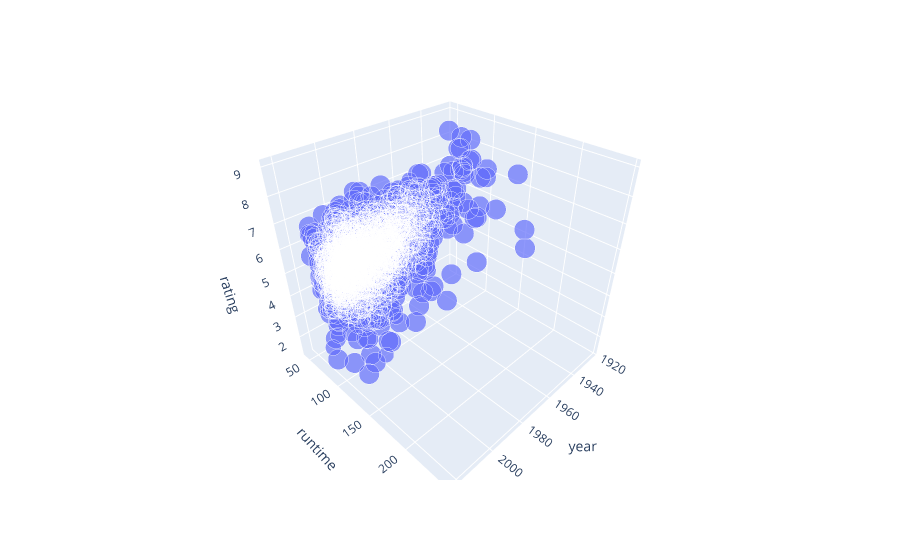

This figure's notebook cell:
### Code cell
fig = px.scatter_3d(df_, x="year", y="runtime",z="rating", size="n_genre")
fig.show()

### Figure 1 — Plotly figure (JSON) as saved in the notebook; plotly's stock layout.template omitted (floating-point values rounded to 4 significant figures; data arrays with more than 128 entries replaced by an {"elided": "..."} marker saying what was removed)
{"data": [{"hovertemplate": "year=%{x}<br>runtime=%{y}<br>rating=%{z}<br>n_genre=%{marker.size}<extra></extra>", "legendgroup": "", "marker": {"color": "#636efa", "size": {"elided": "2093 int values"}, "sizemode": "area", "sizeref": 0.0125, "symbol": "circle"}, "mode": "markers", "name": "", "scene": "scene", "showlegend": false, "type": "scatter3d", "x": {"elided": "2093 int values"}, "y": {"elided": "2093 int values"}, "z": {"elided": "2093 float values"}}], "layout": {"legend": {"itemsizing": "constant", "tracegroupgap": 0}, "margin": {"t": 60}, "scene": {"domain": {"x": [0, 1], "y": [0, 1]}, "xaxis": {"title": {"text": "year"}}, "yaxis": {"title": {"text": "runtime"}}, "zaxis": {"title": {"text": "rating"}}}}}
